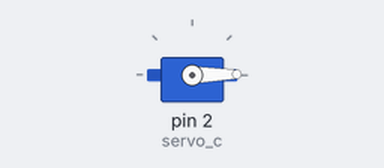
This sketch was run on a simulated Arduino Uno, built with avr-gcc and run on an emulated ATmega328P. Parts: servo.

Above: at 0.2 s.
At 11.9 s:
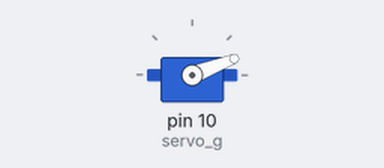
At 20.1 s:
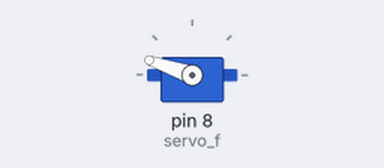
At 39.3 s:
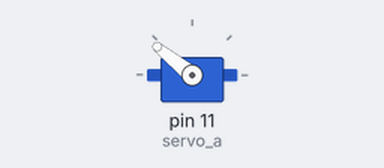
Timing chart, 0 to 40.0 s (numbered marks = the images above):
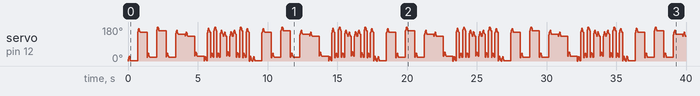

The sketch:

Servo.ino
```cpp
#include <Servo.h>
   Servo current_servo;
   int pos = 0;
   int speed = 3;
   const int servo_c = 2;
   const int servo_d = 4;
   const int servo_e = 7;
   const int servo_f = 8;
   const int servo_g = 10;
   const int servo_a = 11;
   const int servo_b = 12;
   const int servo_C = 13;

   void setup()
   {
    pinMode(servo_c, OUTPUT);
    pinMode(servo_d, OUTPUT);
    pinMode(servo_e, OUTPUT);
    pinMode(servo_f, OUTPUT);
    pinMode(servo_g, OUTPUT);
    pinMode(servo_a, OUTPUT);
    pinMode(servo_b, OUTPUT);
    pinMode(servo_C, OUTPUT);
   }


   void servo_swing(int servo_num){
    current_servo.attach(servo_num);
    int adjustment = 0;
    if (servo_num == 4){
        adjustment = 150;
    }
    if (servo_num == 7){
        adjustment = 18;
    }
    if (servo_num == 8){
        adjustment = 160;
    }
    if (servo_num == 10){
        adjustment = 20;
    }
    if (servo_num == 11){
        adjustment = 140;
    }
    if (servo_num == 12){
        adjustment = 130;
    }
    if (servo_num == 13){
        adjustment = 25;
    }
    for(pos = 0+adjustment; pos < 25+adjustment; pos += speed)
     {
        current_servo.write(pos);
        delay(10);
      }

      for(pos = 25+adjustment; pos>=0+adjustment; pos-=speed)
      {
        current_servo.write(pos);
        delay(10);
      }
   }

   void loop()
  {
     servo_swing(servo_c);
     delay(500);
     servo_swing(servo_d);
     delay(500);
     servo_swing(servo_e);
     delay(500);
     servo_swing(servo_f);
     delay(500);
     servo_swing(servo_g);
     delay(500);
     servo_swing(servo_a);
     delay(500);
     servo_swing(servo_b);
     delay(500);
     servo_swing(servo_C);
     delay(500);

     servo_swing(servo_c);
     delay(50);
     servo_swing(servo_d);
     delay(50);
     servo_swing(servo_e);
     delay(50);
     servo_swing(servo_f);
     delay(50);
     servo_swing(servo_g);
     delay(50);
     servo_swing(servo_a);
     delay(50);
     servo_swing(servo_b);
     delay(50);
     servo_swing(servo_C);
     delay(50);
      servo_swing(servo_b);
     delay(50);
     servo_swing(servo_a);
     delay(50);
     servo_swing(servo_g);
     delay(50);
     servo_swing(servo_f);
     delay(50);
     servo_swing(servo_e);
     delay(50);
     servo_swing(servo_d);
     delay(50);
     servo_swing(servo_c);
     delay(50);

  }
```
